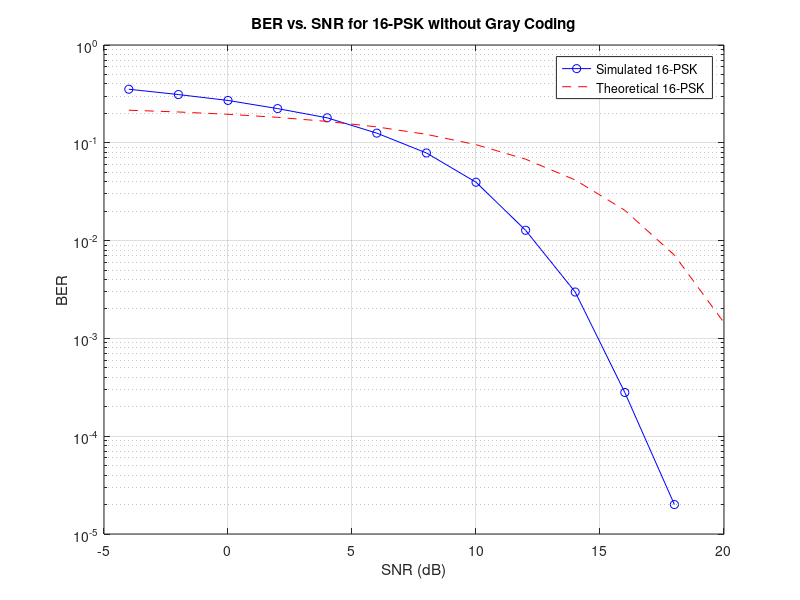

Source code (MATLAB):
% M-PSK System Simulation without Gray Coding
clear all; close all; clc;

%% Parameters
M = 16;                      % Set this manually to either 8 or 16 for 8-PSK or 16-PSK
k = log2(M);                 % Bits per symbol
Lb = 1e5;                    % Total number of bits
SNR_range = -4:2:20;         % SNR range from -4 to 20 in steps of 2 dB

% Preallocate BER arrays
BER_simulated = zeros(1, length(SNR_range));
BER_theoretical = zeros(1, length(SNR_range));

% Adjust Lb to be a multiple of k
if mod(Lb, k) ~= 0
    Lb_adjusted = floor(Lb / k) * k;
    Lb = Lb_adjusted;
end

Es = 1;                     % Symbol energy (normalized to 1)
Eb = Es / k;                % Energy per bit
Rs = 250e3;                 % Symbol rate (symbols per second)
Tsym = 1 / Rs;              % Symbol period (seconds)
Fc = 2.5e6;                 % Carrier frequency (Hz)
Fs = 10e6;                  % Sampling frequency (Hz)
Tsample = 1 / Fs;           % Sampling period (seconds)
Ns = Tsym / Tsample;        % Number of samples per symbol
Ns = round(Ns);             % Ensure Ns is an integer

%% Generate Binary Input Sequence
bits = randi([0, 1], Lb, 1);

%% Map Bits to Symbols (Without Gray Coding)
bit_groups = reshape(bits, k, []).';  
binary_symbols = bi2de(bit_groups, 'left-msb');  

%% Generate Baseband Signal
pulse_shape = sqrt(2 / Ns) * ones(1, Ns);  
num_symbols = length(binary_symbols);
I_baseband_total = zeros(1, num_symbols * Ns);
Q_baseband_total = zeros(1, num_symbols * Ns);

for idx = 1:num_symbols
    idx_range = (idx-1)*Ns + 1 : idx*Ns;
    m = binary_symbols(idx);
    theta_m = 2 * pi * m / M;
    I_baseband_total(idx_range) = cos(theta_m) * pulse_shape;
    Q_baseband_total(idx_range) = sin(theta_m) * pulse_shape;
end

% Modulate Baseband Signal onto Carrier
t_total = (0:(num_symbols * Ns - 1)) * Tsample;  
carrier_cos_total = cos(2 * pi * Fc * t_total);
carrier_sin_total = sin(2 * pi * Fc * t_total);
s_t = I_baseband_total .* carrier_cos_total + Q_baseband_total .* carrier_sin_total;

% Loop over SNR values to compute BER
for snr_idx = 1:length(SNR_range)
    SNR_dB = SNR_range(snr_idx);
    SNR = 10^(SNR_dB / 10);
    N0 = Eb / SNR;
    sigma2 = N0 / 2;
    
    % Add AWGN Noise
    noise = sqrt(sigma2) * randn(1, length(s_t));
    r_t = s_t + noise;

    % Demodulate Received Signal
    r_I = r_t .* carrier_cos_total;
    r_Q = r_t .* carrier_sin_total;

    received_symbols = zeros(num_symbols, 2);
    for idx = 1:num_symbols
        idx_range = (idx-1)*Ns + 1 : idx*Ns;
        I_r = sum(r_I(idx_range)) / Ns;
        Q_r = sum(r_Q(idx_range)) / Ns;
        received_symbols(idx, :) = [I_r, Q_r];
    end
    
    % Adjust Scaling of Received Symbols
    received_symbols = received_symbols / sqrt(mean(sum(received_symbols.^2, 2)));
    
    % Symbol Detection (Decision Device)
    theta = (0:M-1) * (2 * pi / M);
    constellation = [cos(theta).' sin(theta).'];
    detected_symbols = zeros(num_symbols, 1);
    for idx = 1:num_symbols
        r = received_symbols(idx, :);
        distances = sum((constellation - r).^2, 2);
        [~, min_idx] = min(distances);
        detected_symbols(idx) = min_idx - 1;
    end

    % Calculate Bit Error Rate (BER)
    detected_bits_matrix = de2bi(detected_symbols, k, 'left-msb');
    estimated_bits = reshape(detected_bits_matrix.', [], 1);
    estimated_bits = estimated_bits(1:Lb);
    num_errors = sum(bits ~= estimated_bits);
    BER_simulated(snr_idx) = num_errors / Lb;
    
    % Theoretical BER for M-PSK
    BER_theoretical(snr_idx) = (2/k) * qfunc(sqrt(2*SNR) * sin(pi/M));
end

%% Plot BER Curves
figure;
semilogy(SNR_range, BER_simulated, 'b-o', 'DisplayName', sprintf('Simulated %d-PSK', M));
hold on;
semilogy(SNR_range, BER_theoretical, 'r--', 'DisplayName', sprintf('Theoretical %d-PSK', M));
xlabel('SNR (dB)');
ylabel('BER');
title(sprintf('BER vs. SNR for %d-PSK without Gray Coding', M));
legend('show');
grid on;
